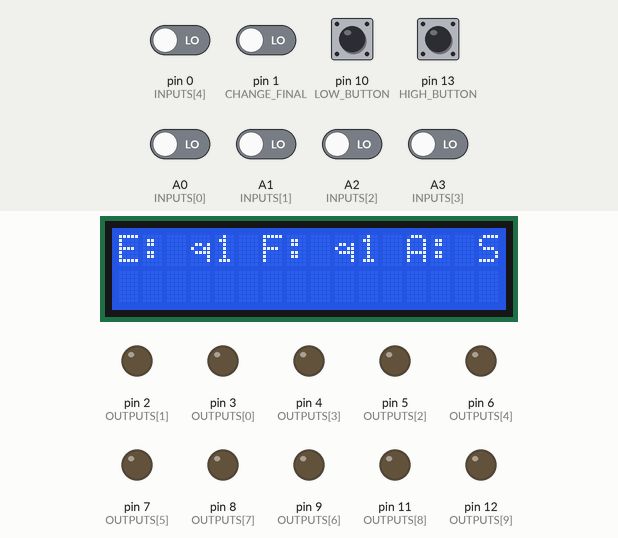
Bench run of a program on a simulated Arduino Uno, built with avr-gcc and run on an emulated ATmega328P. On the bench: 16×2 character LCD, output pins drawn as LEDs (lit = HIGH). Inputs (shaded band) come from the test bench; at power-on: A0 (INPUTS[0]), A1 (INPUTS[1]), A2 (INPUTS[2]), A3 (INPUTS[3]), pin 0 (INPUTS[4]), pin 1 (CHANGE_FINAL), pin 10 (LOW_BUTTON), pin 13 (HIGH_BUTTON) LOW.

Above: at 1.2 s.
1.3 s: pin 1 (CHANGE_FINAL) driven HIGH
At 1.48 s:
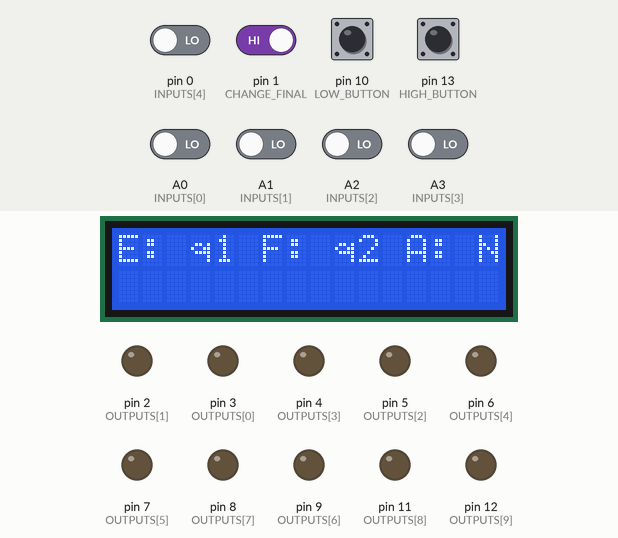
4.0 s: pin 10 (LOW_BUTTON) pulled HIGH for 0.15 s
At 4.22 s:
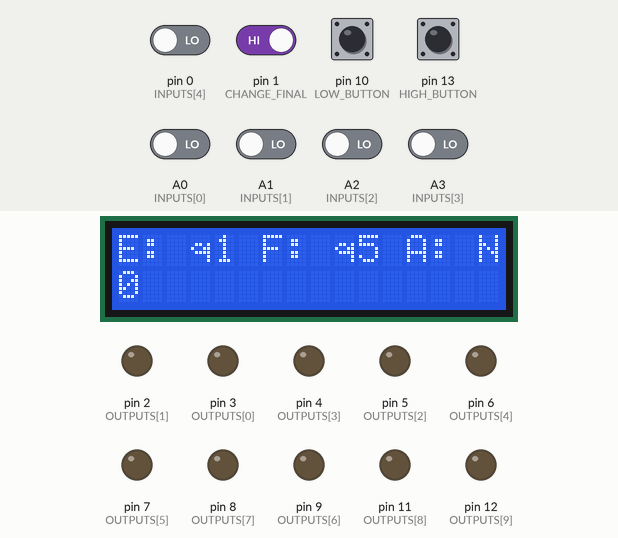
5.6 s: pin 13 (HIGH_BUTTON) pulled HIGH for 0.15 s
At 6.04 s:
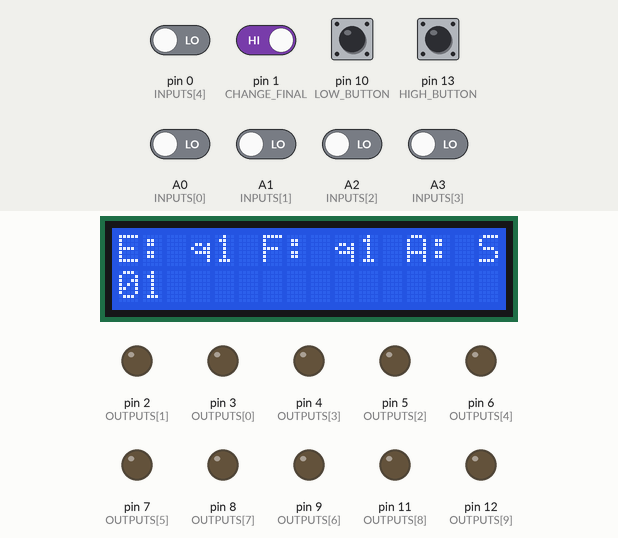
7.3 s: pin 10 (LOW_BUTTON) pulled HIGH for 1 s
At 7.62 s:
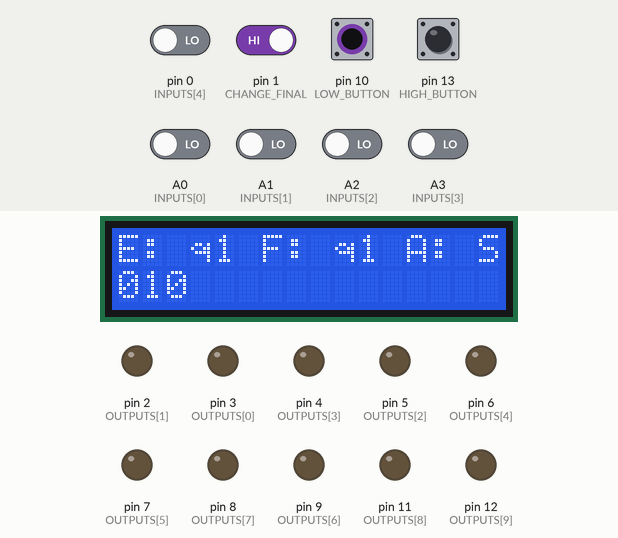
9.8 s: pin 13 (HIGH_BUTTON) pulled HIGH for 1 s
At 10.03 s:
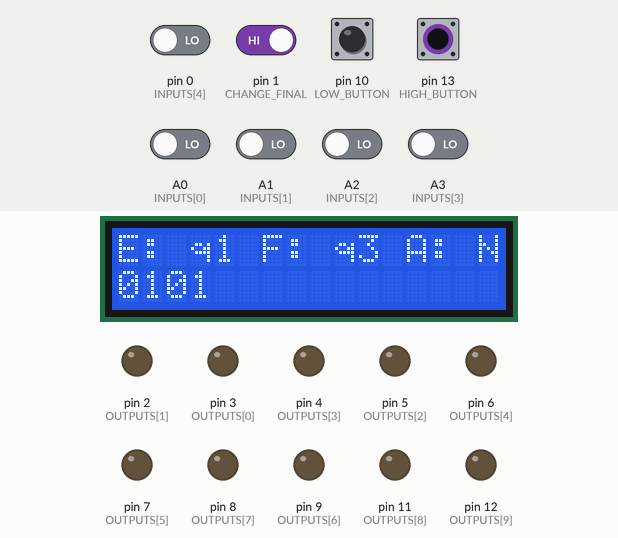
12.3 s: pin 1 (CHANGE_FINAL) driven LOW
Timing chart, 0 to 14.8 s (numbered marks = the images above; inputs shaded):
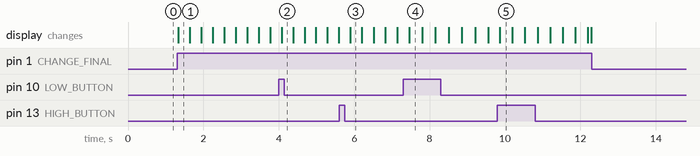

Measured:
- after the input at 1.3 s, the display: changes at once (image 1)
- after the input at 12.3 s, every drawn part: stays the same

The program:

main.cpp
```cpp
#include <Arduino.h>
#include <LiquidCrystal_I2C.h>

LiquidCrystal_I2C display(0x27,16,2);

#define HIGH_BUTTON 13
#define LOW_BUTTON 10
#define CHANGE_FINAL 1

#define LAMBDA_CHAR -1
#define ZERO_CHAR 0
#define ONE_CHAR 1

#define OUTPUT_LENGTH 10
int OUTPUTS[OUTPUT_LENGTH] = {3,2,5,4,6,7,9,8,11,12};

#define INPUT_LENGTH 5
int INPUTS[INPUT_LENGTH] = {A0, A1, A2, A3, 0};

int startState = 1;
int finalState = 1;

int state = 1;

bool pressed = false;

String _word = "";

void setup() {
  display.init();
  display.backlight();
  display.clear();

  pinMode(HIGH_BUTTON, INPUT);
  pinMode(LOW_BUTTON, INPUT);

  for(int i = 0; i < OUTPUT_LENGTH; i++) {
    pinMode(OUTPUTS[i], OUTPUT);
  }

  for(int i = 0; i < INPUT_LENGTH; i++) {
    pinMode(INPUTS[i], INPUT);
  }
}

int getPressedButton() {
  return digitalRead(HIGH_BUTTON) == HIGH ? 1 : (digitalRead(LOW_BUTTON) == HIGH ? 0 : -1);
}

int consumeWord(int signal) {
  int port = OUTPUTS[(state - 1) * 2 + (signal == ZERO_CHAR ? 1 : 0)];
  digitalWrite(port, HIGH);
  return port;
}

void handleReceiveSignal() {
  for (int i = 0; i < INPUT_LENGTH; i++) {
    int signal = digitalRead(INPUTS[i]);
    if(signal > 0) {
      state = i + 1;
    }
  }
}

void loop() {

  int changeFinal = digitalRead(CHANGE_FINAL);
  if(changeFinal == HIGH) {
    finalState = finalState < 5 ? finalState + 1 : 1;
  }

  int character = getPressedButton();

  if(character != LAMBDA_CHAR && pressed == false) {
    int port = consumeWord(character);
    _word += character;
    handleReceiveSignal();
    digitalWrite(port, LOW);
  }

  pressed = character != LAMBDA_CHAR;

  display.setCursor(0,0);
  display.print("E: q");
  display.print(state);

  display.setCursor(6,0);
  display.print("F: q");
  display.print(finalState);

  display.setCursor(12,0);
  display.print("A: ");
  display.print(state == finalState ? "S" : "N");

  display.setCursor(0,1);
  for(int i = 0; i < 16; i++) {
    int length = _word.length();

    if(length < 16) {
      display.print(_word);
      break;
    }

    display.print(_word[length - 16 + i]);
  }

  delay(10);
}
```
